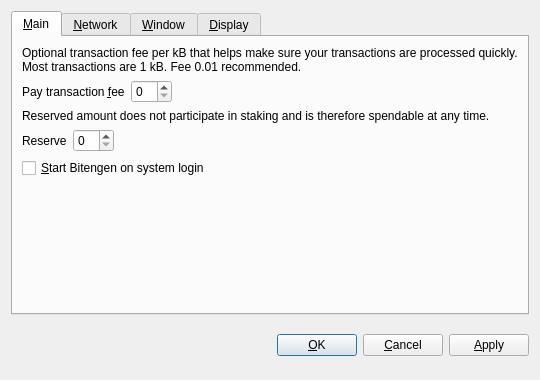
<?xml version="1.0" encoding="UTF-8"?>
<ui version="4.0">
 <class>OptionsDialog</class>
 <widget class="QDialog" name="OptionsDialog">
  <property name="geometry">
   <rect>
    <x>0</x>
    <y>0</y>
    <width>540</width>
    <height>380</height>
   </rect>
  </property>
  <property name="windowTitle">
   <string>Options</string>
  </property>
  <property name="modal">
   <bool>true</bool>
  </property>
  <layout class="QVBoxLayout" name="verticalLayout">
   <item>
    <widget class="QTabWidget" name="tabWidget">
     <property name="tabPosition">
      <enum>QTabWidget::North</enum>
     </property>
     <property name="currentIndex">
      <number>0</number>
     </property>
     <widget class="QWidget" name="tabMain">
      <attribute name="title">
       <string>&amp;Main</string>
      </attribute>
      <layout class="QVBoxLayout" name="verticalLayout_Main">
       <item>
        <widget class="QLabel" name="transactionFeeInfoLabel">
         <property name="text">
          <string>Optional transaction fee per kB that helps make sure your transactions are processed quickly. Most transactions are 1 kB. Fee 0.01 recommended.</string>
         </property>
         <property name="textFormat">
          <enum>Qt::PlainText</enum>
         </property>
         <property name="wordWrap">
          <bool>true</bool>
         </property>
        </widget>
       </item>
       <item>
        <layout class="QHBoxLayout" name="horizontalLayoutFee">
         <item>
          <widget class="QLabel" name="transactionFeeLabel">
           <property name="text">
            <string>Pay transaction &amp;fee</string>
           </property>
           <property name="textFormat">
            <enum>Qt::PlainText</enum>
           </property>
           <property name="buddy">
            <cstring>transactionFee</cstring>
           </property>
          </widget>
         </item>
         <item>
          <widget class="BitcoinAmountField" name="transactionFee"/>
         </item>
         <item>
          <spacer name="horizontalSpacerFee">
           <property name="orientation">
            <enum>Qt::Horizontal</enum>
           </property>
           <property name="sizeHint" stdset="0">
            <size>
             <width>40</width>
             <height>20</height>
            </size>
           </property>
          </spacer>
         </item>
        </layout>
       </item>
       <item>
        <widget class="QLabel" name="reserveBalanceInfoLabel">
         <property name="text">
          <string>Reserved amount does not participate in staking and is therefore spendable at any time.</string>
         </property>
         <property name="textFormat">
          <enum>Qt::PlainText</enum>
         </property>
         <property name="wordWrap">
          <bool>true</bool>
         </property>
        </widget>
       </item>
       <item>
        <layout class="QHBoxLayout" name="horizontalLayoutReserveBalance">
         <item>
          <widget class="QLabel" name="reserveBalanceLabel">
           <property name="text">
            <string>Reserve</string>
           </property>
           <property name="textFormat">
            <enum>Qt::PlainText</enum>
           </property>
           <property name="buddy">
            <cstring>reserveBalance</cstring>
           </property>
          </widget>
         </item>
         <item>
          <widget class="BitcoinAmountField" name="reserveBalance"/>
         </item>
         <item>
          <spacer name="horizontalSpacerReserveBalance">
           <property name="orientation">
            <enum>Qt::Horizontal</enum>
           </property>
           <property name="sizeHint" stdset="0">
            <size>
             <width>40</width>
             <height>20</height>
            </size>
           </property>
          </spacer>
         </item>
        </layout>
       </item>
       <item>
        <widget class="QCheckBox" name="bitcoinAtStartup">
         <property name="toolTip">
          <string>Automatically start Bitengen after logging in to the system.</string>
         </property>
         <property name="text">
          <string>&amp;Start Bitengen on system login</string>
         </property>
        </widget>
       </item>
       <item>
        <spacer name="verticalSpacer_Main">
         <property name="orientation">
          <enum>Qt::Vertical</enum>
         </property>
         <property name="sizeHint" stdset="0">
          <size>
           <width>20</width>
           <height>40</height>
          </size>
         </property>
        </spacer>
       </item>
      </layout>
     </widget>
     <widget class="QWidget" name="tabNetwork">
      <attribute name="title">
       <string>&amp;Network</string>
      </attribute>
      <layout class="QVBoxLayout" name="verticalLayout_Network">
       <item>
        <widget class="QCheckBox" name="mapPortUpnp">
         <property name="toolTip">
          <string>Automatically open the Bitengen client port on the router. This only works when your router supports UPnP and it is enabled.</string>
         </property>
         <property name="text">
          <string>Map port using &amp;UPnP</string>
         </property>
        </widget>
       </item>
       <item>
        <widget class="QCheckBox" name="connectSocks">
         <property name="toolTip">
          <string>Connect to the Bitengen network through a SOCKS5 proxy (e.g. when connecting through Tor).</string>
         </property>
         <property name="text">
          <string>&amp;Connect through SOCKS5 proxy:</string>
         </property>
        </widget>
       </item>
       <item>
        <layout class="QHBoxLayout" name="horizontalLayout_Network">
         <item>
          <widget class="QLabel" name="proxyIpLabel">
           <property name="text">
            <string>Proxy &amp;IP:</string>
           </property>
           <property name="textFormat">
            <enum>Qt::PlainText</enum>
           </property>
           <property name="buddy">
            <cstring>proxyIp</cstring>
           </property>
          </widget>
         </item>
         <item>
          <widget class="QValidatedLineEdit" name="proxyIp">
           <property name="maximumSize">
            <size>
             <width>140</width>
             <height>16777215</height>
            </size>
           </property>
           <property name="toolTip">
            <string>IP address of the proxy (e.g. 127.0.0.1)</string>
           </property>
          </widget>
         </item>
         <item>
          <widget class="QLabel" name="proxyPortLabel">
           <property name="text">
            <string>&amp;Port:</string>
           </property>
           <property name="textFormat">
            <enum>Qt::PlainText</enum>
           </property>
           <property name="buddy">
            <cstring>proxyPort</cstring>
           </property>
          </widget>
         </item>
         <item>
          <widget class="QLineEdit" name="proxyPort">
           <property name="maximumSize">
            <size>
             <width>55</width>
             <height>16777215</height>
            </size>
           </property>
           <property name="toolTip">
            <string>Port of the proxy (e.g. 9050)</string>
           </property>
          </widget>
         </item>
         <item>
          <spacer name="horizontalSpacer_Network">
           <property name="orientation">
            <enum>Qt::Horizontal</enum>
           </property>
           <property name="sizeHint" stdset="0">
            <size>
             <width>40</width>
             <height>20</height>
            </size>
           </property>
          </spacer>
         </item>
        </layout>
       </item>
       <item>
        <spacer name="verticalSpacer_Network">
         <property name="orientation">
          <enum>Qt::Vertical</enum>
         </property>
         <property name="sizeHint" stdset="0">
          <size>
           <width>20</width>
           <height>40</height>
          </size>
         </property>
        </spacer>
       </item>
      </layout>
     </widget>
     <widget class="QWidget" name="tabWindow">
      <attribute name="title">
       <string>&amp;Window</string>
      </attribute>
      <layout class="QVBoxLayout" name="verticalLayout_Window">
       <item>
        <widget class="QCheckBox" name="minimizeToTray">
         <property name="toolTip">
          <string>Show only a tray icon after minimizing the window.</string>
         </property>
         <property name="text">
          <string>&amp;Minimize to the tray instead of the taskbar</string>
         </property>
        </widget>
       </item>
       <item>
        <widget class="QCheckBox" name="minimizeOnClose">
         <property name="toolTip">
          <string>Minimize instead of exit the application when the window is closed. When this option is enabled, the application will be closed only after selecting Quit in the menu.</string>
         </property>
         <property name="text">
          <string>M&amp;inimize on close</string>
         </property>
        </widget>
       </item>
       <item>
        <spacer name="verticalSpacer_Window">
         <property name="orientation">
          <enum>Qt::Vertical</enum>
         </property>
         <property name="sizeHint" stdset="0">
          <size>
           <width>20</width>
           <height>40</height>
          </size>
         </property>
        </spacer>
       </item>
      </layout>
     </widget>
     <widget class="QWidget" name="tabDisplay">
      <attribute name="title">
       <string>&amp;Display</string>
      </attribute>
      <layout class="QVBoxLayout" name="verticalLayout_Display">
       <item>
        <layout class="QHBoxLayout" name="horizontalLayout_1_Display">
         <item>
          <widget class="QLabel" name="langLabel">
           <property name="text">
            <string>User Interface &amp;language:</string>
           </property>
           <property name="textFormat">
            <enum>Qt::PlainText</enum>
           </property>
           <property name="buddy">
            <cstring>lang</cstring>
           </property>
          </widget>
         </item>
         <item>
          <widget class="QValueComboBox" name="lang">
           <property name="toolTip">
            <string>The user interface language can be set here. This setting will take effect after restarting Bitengen.</string>
           </property>
          </widget>
         </item>
        </layout>
       </item>
       <item>
        <layout class="QHBoxLayout" name="horizontalLayout_2_Display">
         <item>
          <widget class="QLabel" name="unitLabel">
           <property name="text">
            <string>&amp;Unit to show amounts in:</string>
           </property>
           <property name="textFormat">
            <enum>Qt::PlainText</enum>
           </property>
           <property name="buddy">
            <cstring>unit</cstring>
           </property>
          </widget>
         </item>
         <item>
          <widget class="QValueComboBox" name="unit">
           <property name="toolTip">
            <string>Choose the default subdivision unit to show in the interface and when sending coins.</string>
           </property>
          </widget>
         </item>
        </layout>
       </item>
       <item>
        <widget class="QCheckBox" name="coinControlFeatures">
         <property name="toolTip">
          <string>Whether to show coin control features or not.</string>
         </property>
         <property name="text">
          <string>Display coin &amp;control features (experts only!)</string>
         </property>
        </widget>
       </item>
       <item>
        <widget class="QCheckBox" name="useBlackTheme">
         <property name="text">
          <string>Use black visual theme (requires restart)</string>
         </property>
        </widget>
       </item>
       <item>
        <spacer name="verticalSpacer_Display">
         <property name="orientation">
          <enum>Qt::Vertical</enum>
         </property>
         <property name="sizeHint" stdset="0">
          <size>
           <width>20</width>
           <height>40</height>
          </size>
         </property>
        </spacer>
       </item>
      </layout>
     </widget>
    </widget>
   </item>
   <item>
    <layout class="QHBoxLayout" name="horizontalLayout_Buttons">
     <item>
      <spacer name="horizontalSpacer_1">
       <property name="orientation">
        <enum>Qt::Horizontal</enum>
       </property>
       <property name="sizeHint" stdset="0">
        <size>
         <width>40</width>
         <height>48</height>
        </size>
       </property>
      </spacer>
     </item>
     <item>
      <widget class="QLabel" name="statusLabel">
       <property name="font">
        <font>
         <weight>75</weight>
         <bold>true</bold>
        </font>
       </property>
       <property name="text">
        <string/>
       </property>
       <property name="textFormat">
        <enum>Qt::PlainText</enum>
       </property>
       <property name="wordWrap">
        <bool>true</bool>
       </property>
      </widget>
     </item>
     <item>
      <spacer name="horizontalSpacer_2">
       <property name="orientation">
        <enum>Qt::Horizontal</enum>
       </property>
       <property name="sizeHint" stdset="0">
        <size>
         <width>40</width>
         <height>48</height>
        </size>
       </property>
      </spacer>
     </item>
     <item>
      <widget class="QPushButton" name="okButton">
       <property name="text">
        <string>&amp;OK</string>
       </property>
      </widget>
     </item>
     <item>
      <widget class="QPushButton" name="cancelButton">
       <property name="text">
        <string>&amp;Cancel</string>
       </property>
       <property name="autoDefault">
        <bool>false</bool>
       </property>
      </widget>
     </item>
     <item>
      <widget class="QPushButton" name="applyButton">
       <property name="text">
        <string>&amp;Apply</string>
       </property>
       <property name="autoDefault">
        <bool>false</bool>
       </property>
      </widget>
     </item>
    </layout>
   </item>
  </layout>
 </widget>
 <customwidgets>
  <customwidget>
   <class>BitcoinAmountField</class>
   <extends>QSpinBox</extends>
   <header>bitcoinamountfield.h</header>
  </customwidget>
  <customwidget>
   <class>QValueComboBox</class>
   <extends>QComboBox</extends>
   <header>qvaluecombobox.h</header>
  </customwidget>
  <customwidget>
   <class>QValidatedLineEdit</class>
   <extends>QLineEdit</extends>
   <header>qvalidatedlineedit.h</header>
  </customwidget>
 </customwidgets>
 <resources/>
 <connections/>
</ui>
